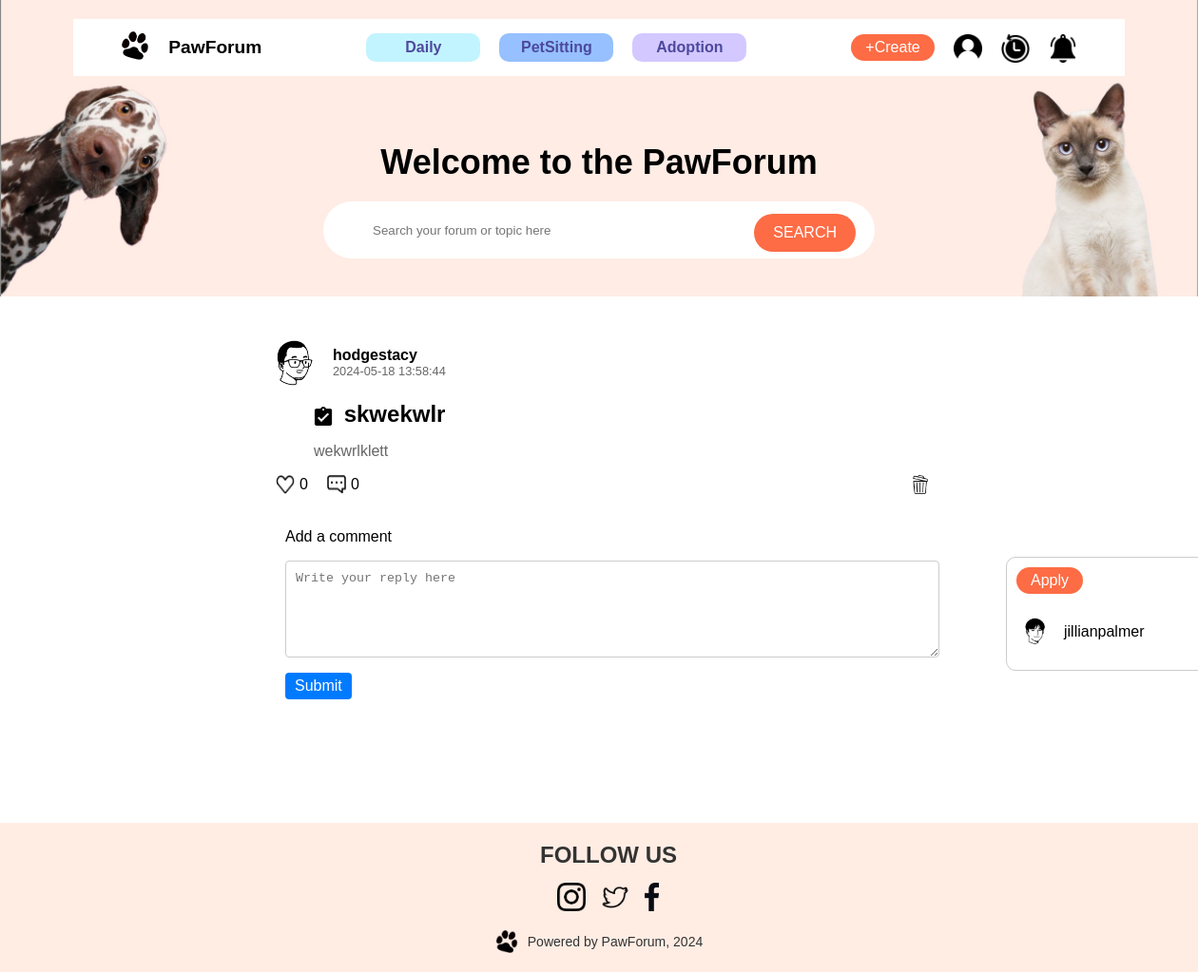
Page /post/26 (signed in) on the earlier database version.
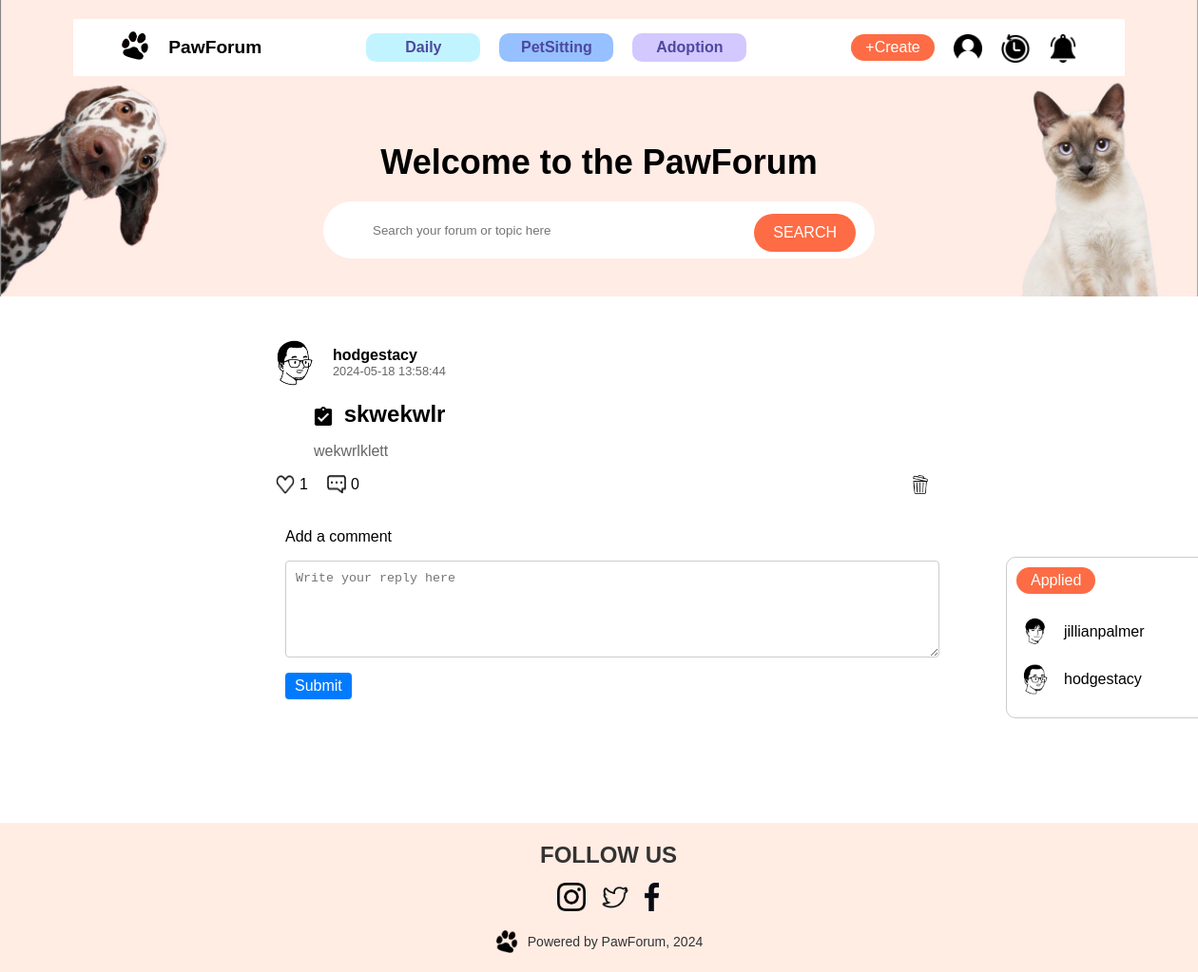
Same page on the later database version.
### app/models.py (models this page shows, shortened)
class User(db.Model, UserMixin):
    id = db.Column(db.Integer, primary_key=True)
    username = db.Column(db.String(80), unique=True, nullable=False)
    email = db.Column(db.String(120), unique=True, nullable=False)
    password_hash = db.Column(db.String(128))
    phone = db.Column(db.String(15), nullable=True)
    gender = db.Column(db.String(10), nullable=True)
    postcode = db.Column(db.String(10), nullable=True)
    join_at = db.Column(db.DateTime, default=datetime.utcnow)
    pet_type = db.Column(db.String(80), nullable=True)
    user_image = db.Column(db.String(255), nullable=True)
    @property
    def password(self):
        raise AttributeError('password is not a readable attribute')

class Post(db.Model):
    id = db.Column(db.Integer, primary_key=True)
    title = db.Column(db.String(200), nullable=False)
    category = db.Column(db.String(100), nullable=True)
    is_task = db.Column(db.Boolean, default=False)
    created_by = db.Column(db.Integer, db.ForeignKey('user.id'), nullable=False)
    created_at = db.Column(db.DateTime, default=datetime.utcnow)
    content = db.Column(db.Text, nullable=False)
    like_count = db.Column(db.Integer, default=0)
    image_name = db.Column(db.String(100), nullable=True)
    user = db.relationship('User', backref=db.backref('posts', lazy=True))
    replies = db.relationship('Reply', backref='post', cascade='all, delete-orphan', lazy=True)
    likes = db.relationship('PostLike', backref='post', cascade='all, delete-orphan', lazy=True)
    waiting_list_entries = db.relationship('WaitingList', backref='task_post', lazy=True, primaryjoin="and_(Post.id == WaitingList.task_id, Post.is_task == True)")
    @property
    def comment_count(self):
        return len(self.replies)

class WaitingList(db.Model):
    id = db.Column(db.Integer, primary_key=True)
    task_id = db.Column(db.Integer, db.ForeignKey('post.id'), nullable=False)
    user_id = db.Column(db.Integer, db.ForeignKey('user.id'), nullable=False)
    applied_at = db.Column(db.DateTime, default=datetime.utcnow)
    user = db.relationship('User', backref=db.backref('waiting_list_entries', lazy=True))
    post = db.relationship('Post', primaryjoin="WaitingList.task_id == Post.id")

### app/routes.py (the view)
    @app.route('/post/<int:post_id>')
    def post_detail(post_id):
        if not current_user.is_authenticated:
            return redirect(url_for('login'))
        post = Post.query.get_or_404(post_id)
        user_has_applied = WaitingList.query.filter_by(task_id=post_id, user_id=current_user.id).first() is not None
        replies = Reply.query.filter_by(post_id=post_id).all()
        reply_dict = defaultdict(list)
        for reply in replies:
            reply_dict[reply.parent_reply_id].append(reply)
        def nest_replies(parent_id=None):
            nested = []
            for reply in reply_dict[parent_id]:
                reply.nested_replies = nest_replies(reply.id)
                nested.append(reply)
            return nested
        nested_replies = nest_replies()  # Top-level replies
        nav = render_template('components/nav_logged_in.html') if current_user.is_authenticated else render_template(
        'components/nav_logged_out.html')
        return render_template('post_detail.html', post=post, nav=nav, user_has_applied=user_has_applied, replies = nested_replies)

### app/__init__.py (called while the page is built)
def create_app():
    app = Flask(__name__)
    app.config.from_object(Config)
    app.jinja_env.globals['os'] = os
    db.init_app(app)
    migrate = Migrate(app, db)
    database_path = os.path.join(app.root_path, 'app.db')
    if not os.path.exists(database_path):
        open(database_path, 'w').close()
    with app.app_context():
        db.create_all()
    login_manager = LoginManager()
    login_manager.init_app(app)
    login_manager.login_view = 'login'
    @login_manager.user_loader
    def load_user(user_id):
        from .models import User  # Import here to avoid circular dependencies
        return User.query.get(int(user_id))
    from .routes import init_app_routes  # Import routes after db to avoid circular import
    init_app_routes(app)  # Initialize routes
    return app

### app/templates/components/nav_logged_in.html (shortened to what this page needs)
<!DOCTYPE html>
<html lang="en">
  <head>
    <link
      rel="stylesheet"
      href="{{ url_for('static', filename='css/style.css') }}"
    />
  </head>
  <body>
    <nav>
      <div class="navbar">
        <div class="navbar-left">
          <a href="{{ url_for('home') }}">
            <img
              src="{{ url_for('static', filename='image/paw.png') }}"
              alt="Paw Logo"
              class="logo"
            />
          </a>
          <span>PawForum</span>
        </div>
        <div class="nav-links">
          <a href="{{ url_for('home', category='Daily') }}" class="link-daily"
            >Daily</a
          >
          <a
            href="{{ url_for('home', category='PetSitting') }}"
            class="link-petsitting"
            >PetSitting</a
          >
          <a
            href="{{ url_for('home', category='Adoption') }}"
            class="link-adoption"
            >Adoption</a
          >
        </div>
        <div class="nav-right">
          <a href="{{ url_for('post_create') }}"
            ><button class="nav-create">+Create</button></a
          >
          <a href="{{ url_for('profile') }}" class="nav-img"
            ><img src="{{ url_for('static', filename='image/user_icon.png') }}"
          /></a>
          <a href="{{ url_for('activity') }}" class="nav-img"
            ><img src="{{ url_for('static', filename='image/activity.png') }}"
          /></a>
          <a href="{{ url_for('notification') }}" class="nav-img"
            ><img
              src="{{ url_for('static', filename='image/notification.png') }}"
          /></a>
        </div>
      </div>
      <div class="nav-main">
        <h1>Welcome to the PawForum</h1>
        <div class="searchbar">
          <form action="{{ url_for('search')}}" method="GET">
            <input
              type="text"
              name="query"
              placeholder="Search your forum or topic here"
              class="search-input"
              maxlength="100"
            />
            <button type="submit" class="search-btn">SEARCH</button>
          </form>
        </div>
      </div>
    </nav>
  </body>
</html>

### app/templates/post_detail.html (shortened to what this page needs)
{% extends "base.html" %} {% block content %}
<div class="forum-detail">
  <div class="forum-header">
    <img
      src="{{ url_for('static', filename='image/avatars/' + post.user.user_image) }}"
      alt="User Avatar"
      class="avatar"
    />
    <div class="user-info">
      <span class="username">{{ post.user.username }}</span>
      <span class="post-time"
        >{{ post.created_at.strftime('%Y-%m-%d %H:%M:%S') if post.created_at
        else 'N/A' }}</span
      >
    </div>
  </div>
  <h2 class="forum-title">
    {% if post.is_task %}<img src="{{ url_for('static', filename='image/task-icon.png') }}" alt="Task Icon" class="task-icon">{% endif %}
    {{ post.title }}
  </h2>
  <p class="forum-description">{{ post.content }}</p>
  <div class="forum-footer">
    <span class="likes">
      <img
        src="{{ url_for('static', filename='image/like.png') }}"
        alt="Like"
        class="like-icon"
        id="likeToggleDetail"
      />
      <span id="likeCount">{{ post.like_count }}</span>
    </span>
    <span class="comments">
      <img
        src="{{ url_for('static', filename='image/comment.png') }}"
        alt="Comment"
        class="comment-icon"
      />
      <span id="commentCount">{{ post.comment_count }}</span>
    </span>
    {% if current_user.id == post.created_by %}
    <span class="delete">
      <img
        src="{{ url_for('static', filename='image/bin.png') }}"
        alt="Delete"
        class="delete-icon"
        id="deletePost"
      />
    </span>
    {% endif %}
  </div>
  <div class="reply-section">
    <div class="reply-form">
      <p>Add a comment</p>
      <form
        id="replyForm"
        method="POST"
        action="{{ url_for('post_reply', post_id=post.id) }}"
      >
        <textarea name="content" placeholder="Write your reply here"></textarea>
        <button type="submit" id="submitReplyBtn">Submit</button>
      </form>
    </div>
      {% for reply in replies %} {% set reply_context = reply %} {% include
      'components/reply.html' with context %} {% endfor %}
  </div>
  {% include "components/post_reply.html" %}
</div>
{% endblock %}

### app/templates/base.html (shortened to what this page needs)
<!DOCTYPE html>
<html lang="en">
  <head>
    <link
      rel="stylesheet"
      href="{{ url_for('static', filename='css/style.css') }}"
    />
  </head>
  <body>
    {% block navbar %}
    {% if nav %}
        {{ nav|safe }}
      {% else %}
        {% include 'components/nav_logged_out.html' %}
    {% endif %}
    {% endblock %}
    {% block content %}{% endblock %}
    {% block footer %}{% include 'components/footer.html' %}{% endblock %}
  </body>
</html>

### app/templates/components/post_reply.html (shortened to what this page needs)
{% block content %}
<div class="forum-container">
  {% if post.is_task %}
  <div class="user-list-container">
    <div class="user-list">
      <button
        type="button"
        id="action-button"
        class="action-button"
        {%
        if
        user_has_applied
        %}disabled{%
        endif
        %}
      >
        {% if user_has_applied %}Applied{% else %}Apply{% endif %}
      </button>
      {% for waiting_user in post.waiting_list_entries %}
      <div class="user" username="{{ waiting_user.user.username }}">
        <img
          src="{{ url_for('static', filename='image/avatars/' ~ waiting_user.user.user_image) }}"
          alt="User Avatar"
          class="user-avatar"
        />
        <span class="user-username">{{ waiting_user.user.username }}</span>
      </div>
      {% endfor %} {% endif %}
    </div>
  </div>
  {% endblock %}
</div>

### app/templates/components/footer.html (shortened to what this page needs)
<!DOCTYPE html>
<html lang="en">
  <head>
    <link
      rel="stylesheet"
      href="{{ url_for('static', filename='css/style.css') }}"
    />
  </head>
  <body>
  </body>
  <footer>
    <div class="footer-content">
      <div class="social-icons">
        <span class="footer-text">FOLLOW US</span>
        <div class="icon-container">
          <a href="https://www.instagram.com/your-profile" target="_blank">
            <img
              src="{{ url_for('static', filename='image/instagram-icon.png') }}"
              alt="Instagram Icon"
            />
          </a>
          <a href="https://www.twitter.com/your-profile" target="_blank">
            <img
              src="{{ url_for('static', filename='image/twitter-icon.png') }}"
              alt="Twitter Icon"
            />
          </a>
          <a href="https://www.facebook.com/your-page" target="_blank">
            <img
              src="{{ url_for('static', filename='image/facebook-icon.png') }}"
              alt="Facebook Icon"
            />
          </a>
        </div>
      </div>
      <div class="footer-power">
        <img
          src="{{ url_for('static', filename='image/paw.png') }}"
          alt="Paw Logo"
          class="footer-logo"
        />
        <span class="footer-text">Powered by PawForum, 2024</span>
      </div>
    </div>
  </footer>
</html>

Differences in the rows shown:
changed Post "skwekwlr": like_count "0" → "1"
added WaitingList: user_image (picture), user.username "hodgestacy"
Other differences:
text no longer shown: "Apply"
text now shown: "Applied"
